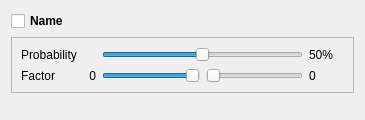
<?xml version="1.0" encoding="UTF-8"?>
<ui version="4.0">
 <class>FloatMutationController</class>
 <widget class="QWidget" name="FloatMutationController">
  <property name="geometry">
   <rect>
    <x>0</x>
    <y>0</y>
    <width>365</width>
    <height>120</height>
   </rect>
  </property>
  <property name="windowTitle">
   <string>Form</string>
  </property>
  <property name="whatsThis">
   <string>&lt;!DOCTYPE HTML PUBLIC &quot;-//W3C//DTD HTML 4.0//EN&quot; &quot;http://www.w3.org/TR/REC-html40/strict.dtd&quot;&gt;
&lt;html&gt;&lt;head&gt;&lt;meta name=&quot;qrichtext&quot; content=&quot;1&quot; /&gt;&lt;style type=&quot;text/css&quot;&gt;
p, li { white-space: pre-wrap; }
&lt;/style&gt;&lt;/head&gt;&lt;body style=&quot; font-family:'MS Shell Dlg 2'; font-size:8.25pt; font-weight:400; font-style:normal;&quot;&gt;
&lt;p style=&quot; margin-top:0px; margin-bottom:0px; margin-left:0px; margin-right:0px; -qt-block-indent:0; text-indent:0px;&quot;&gt;&lt;span style=&quot; font-size:12pt; font-weight:600; color:#000000;&quot;&gt;Mutation&lt;/span&gt;&lt;/p&gt;
&lt;p style=&quot;-qt-paragraph-type:empty; margin-top:0px; margin-bottom:0px; margin-left:0px; margin-right:0px; -qt-block-indent:0; text-indent:0px; font-size:12pt; font-weight:600;&quot;&gt;&lt;/p&gt;
&lt;p style=&quot; margin-top:0px; margin-bottom:0px; margin-left:0px; margin-right:0px; -qt-block-indent:0; text-indent:0px;&quot;&gt;&lt;span style=&quot; font-size:8pt; font-weight:600;&quot;&gt;Probability&lt;/span&gt;&lt;/p&gt;
&lt;p style=&quot;-qt-paragraph-type:empty; margin-top:0px; margin-bottom:0px; margin-left:0px; margin-right:0px; -qt-block-indent:0; text-indent:0px; font-size:8pt;&quot;&gt;&lt;/p&gt;
&lt;p style=&quot; margin-top:0px; margin-bottom:0px; margin-left:0px; margin-right:0px; -qt-block-indent:0; text-indent:0px;&quot;&gt;&lt;span style=&quot; font-size:8pt;&quot;&gt;Probability of mutation occurrence.&lt;/span&gt;&lt;/p&gt;
&lt;p style=&quot;-qt-paragraph-type:empty; margin-top:0px; margin-bottom:0px; margin-left:0px; margin-right:0px; -qt-block-indent:0; text-indent:0px; font-size:8pt;&quot;&gt;&lt;/p&gt;
&lt;p style=&quot; margin-top:0px; margin-bottom:0px; margin-left:0px; margin-right:0px; -qt-block-indent:0; text-indent:0px;&quot;&gt;&lt;span style=&quot; font-size:8pt; font-weight:600;&quot;&gt;Factor&lt;/span&gt;&lt;/p&gt;
&lt;p style=&quot;-qt-paragraph-type:empty; margin-top:0px; margin-bottom:0px; margin-left:0px; margin-right:0px; -qt-block-indent:0; text-indent:0px; font-size:8pt;&quot;&gt;&lt;/p&gt;
&lt;p style=&quot; margin-top:0px; margin-bottom:0px; margin-left:0px; margin-right:0px; -qt-block-indent:0; text-indent:0px;&quot;&gt;&lt;span style=&quot; font-size:8pt;&quot;&gt;The new value is calculated like this :&lt;/span&gt;&lt;/p&gt;
&lt;p style=&quot;-qt-paragraph-type:empty; margin-top:0px; margin-bottom:0px; margin-left:0px; margin-right:0px; -qt-block-indent:0; text-indent:0px; font-size:8pt;&quot;&gt;&lt;/p&gt;
&lt;p style=&quot; margin-top:0px; margin-bottom:0px; margin-left:0px; margin-right:0px; -qt-block-indent:0; text-indent:0px;&quot;&gt;&lt;span style=&quot; font-size:8pt; font-style:italic; color:#000000;&quot;&gt;newValue&lt;/span&gt;&lt;span style=&quot; font-size:8pt; font-style:italic; color:#c0c0c0;&quot;&gt; &lt;/span&gt;&lt;span style=&quot; font-size:8pt; font-style:italic; color:#000000;&quot;&gt;=&lt;/span&gt;&lt;span style=&quot; font-size:8pt; font-style:italic; color:#c0c0c0;&quot;&gt; &lt;/span&gt;&lt;span style=&quot; font-size:8pt; font-style:italic; color:#000000;&quot;&gt;value&lt;/span&gt;&lt;span style=&quot; font-size:8pt; font-style:italic; color:#c0c0c0;&quot;&gt; &lt;/span&gt;&lt;span style=&quot; font-size:8pt; font-style:italic; color:#000000;&quot;&gt;+&lt;/span&gt;&lt;span style=&quot; font-size:8pt; font-style:italic; color:#c0c0c0;&quot;&gt; &lt;/span&gt;&lt;span style=&quot; font-size:8pt; font-style:italic; color:#000000;&quot;&gt;(&lt;/span&gt;&lt;span style=&quot; font-size:8pt; font-style:italic; color:#800000;&quot;&gt;maxValue&lt;/span&gt;&lt;span style=&quot; font-size:8pt; font-style:italic; color:#c0c0c0;&quot;&gt; &lt;/span&gt;&lt;span style=&quot; font-size:8pt; font-style:italic; color:#000000;&quot;&gt;-&lt;/span&gt;&lt;span style=&quot; font-size:8pt; font-style:italic; color:#c0c0c0;&quot;&gt; &lt;/span&gt;&lt;span style=&quot; font-size:8pt; font-style:italic; color:#800000;&quot;&gt;minValue&lt;/span&gt;&lt;span style=&quot; font-size:8pt; font-style:italic; color:#000000;&quot;&gt;)&lt;/span&gt;&lt;span style=&quot; font-size:8pt; font-style:italic; color:#c0c0c0;&quot;&gt; &lt;/span&gt;&lt;span style=&quot; font-size:8pt; font-style:italic; color:#000000;&quot;&gt;*&lt;/span&gt;&lt;span style=&quot; font-size:8pt; font-style:italic; color:#c0c0c0;&quot;&gt; &lt;/span&gt;&lt;span style=&quot; font-size:8pt; font-style:italic;&quot;&gt;random&lt;/span&gt;&lt;span style=&quot; font-size:8pt; font-style:italic; color:#000000;&quot;&gt;(&lt;/span&gt;&lt;span style=&quot; font-size:8pt; font-style:italic; color:#800000;&quot;&gt;minFact&lt;/span&gt;&lt;span style=&quot; font-size:8pt; font-style:italic; color:#000000;&quot;&gt;,&lt;/span&gt;&lt;span style=&quot; font-size:8pt; font-style:italic; color:#c0c0c0;&quot;&gt; &lt;/span&gt;&lt;span style=&quot; font-size:8pt; font-style:italic; color:#800000;&quot;&gt;maxFact&lt;/span&gt;&lt;span style=&quot; font-size:8pt; font-style:italic; color:#000000;&quot;&gt;)&lt;/span&gt;&lt;/p&gt;
&lt;p style=&quot;-qt-paragraph-type:empty; margin-top:0px; margin-bottom:0px; margin-left:0px; margin-right:0px; -qt-block-indent:0; text-indent:0px; font-size:8pt; font-style:italic; color:#000000;&quot;&gt;&lt;/p&gt;
&lt;p style=&quot; margin-top:0px; margin-bottom:0px; margin-left:0px; margin-right:0px; -qt-block-indent:0; text-indent:0px;&quot;&gt;&lt;span style=&quot; font-size:8pt; color:#000000;&quot;&gt;(?) &lt;/span&gt;&lt;span style=&quot; font-size:8pt; color:#800000;&quot;&gt;maxValue&lt;/span&gt;&lt;span style=&quot; font-size:8pt; color:#000000;&quot;&gt; - &lt;/span&gt;&lt;span style=&quot; font-size:8pt; color:#800000;&quot;&gt;minValue&lt;/span&gt;&lt;span style=&quot; font-size:8pt; color:#000000;&quot;&gt; corresponds to the range of possible values (these two values are fixed by us, but you can edit them directly in the experiment file)&lt;/span&gt;&lt;/p&gt;
&lt;p style=&quot;-qt-paragraph-type:empty; margin-top:0px; margin-bottom:0px; margin-left:0px; margin-right:0px; -qt-block-indent:0; text-indent:0px; font-size:8pt; color:#000000;&quot;&gt;&lt;/p&gt;&lt;/body&gt;&lt;/html&gt;</string>
  </property>
  <layout class="QVBoxLayout" name="verticalLayout">
   <item>
    <widget class="QCheckBox" name="cbName">
     <property name="font">
      <font>
       <weight>75</weight>
       <bold>true</bold>
      </font>
     </property>
     <property name="text">
      <string>Name</string>
     </property>
    </widget>
   </item>
   <item>
    <widget class="QFrame" name="fForm">
     <property name="frameShape">
      <enum>QFrame::StyledPanel</enum>
     </property>
     <property name="frameShadow">
      <enum>QFrame::Raised</enum>
     </property>
     <layout class="QGridLayout" name="gridLayout_2">
      <item row="0" column="0" colspan="2">
       <widget class="QLabel" name="label">
        <property name="text">
         <string>Probability</string>
        </property>
       </widget>
      </item>
      <item row="0" column="2" colspan="2">
       <widget class="QSlider" name="sProbability">
        <property name="maximum">
         <number>1000</number>
        </property>
        <property name="value">
         <number>500</number>
        </property>
        <property name="orientation">
         <enum>Qt::Horizontal</enum>
        </property>
       </widget>
      </item>
      <item row="0" column="4">
       <widget class="QLabel" name="lProbabilty">
        <property name="minimumSize">
         <size>
          <width>35</width>
          <height>0</height>
         </size>
        </property>
        <property name="text">
         <string>50%</string>
        </property>
       </widget>
      </item>
      <item row="1" column="0">
       <widget class="QLabel" name="label_12">
        <property name="text">
         <string>Factor</string>
        </property>
       </widget>
      </item>
      <item row="1" column="1">
       <widget class="QLabel" name="lMinFactor">
        <property name="minimumSize">
         <size>
          <width>35</width>
          <height>0</height>
         </size>
        </property>
        <property name="text">
         <string>0</string>
        </property>
        <property name="alignment">
         <set>Qt::AlignRight|Qt::AlignTrailing|Qt::AlignVCenter</set>
        </property>
       </widget>
      </item>
      <item row="1" column="2">
       <widget class="QSlider" name="sMinFactor">
        <property name="minimum">
         <number>-100</number>
        </property>
        <property name="maximum">
         <number>0</number>
        </property>
        <property name="orientation">
         <enum>Qt::Horizontal</enum>
        </property>
       </widget>
      </item>
      <item row="1" column="3">
       <widget class="QSlider" name="sMaxFactor">
        <property name="minimum">
         <number>0</number>
        </property>
        <property name="maximum">
         <number>100</number>
        </property>
        <property name="orientation">
         <enum>Qt::Horizontal</enum>
        </property>
       </widget>
      </item>
      <item row="1" column="4">
       <widget class="QLabel" name="lMaxFactor">
        <property name="minimumSize">
         <size>
          <width>35</width>
          <height>0</height>
         </size>
        </property>
        <property name="text">
         <string>0</string>
        </property>
       </widget>
      </item>
     </layout>
    </widget>
   </item>
   <item>
    <spacer name="verticalSpacer_3">
     <property name="orientation">
      <enum>Qt::Vertical</enum>
     </property>
     <property name="sizeHint" stdset="0">
      <size>
       <width>50</width>
       <height>10</height>
      </size>
     </property>
    </spacer>
   </item>
  </layout>
 </widget>
 <resources/>
 <connections/>
</ui>
